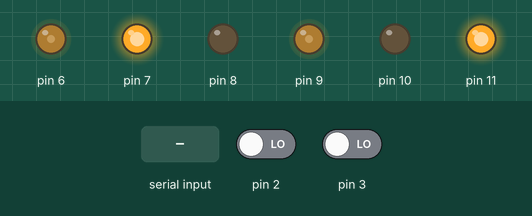
The program below on a simulated Arduino Nano, built with avr-gcc and run on an emulated ATmega328P. Shown: output pins drawn as LEDs (lit = HIGH). Inputs (shaded band) come from the test bench; at power-on: pin 2 LOW, pin 3 LOW. Storage starts empty.

Above: at 1.2 s.
1.3 s: "1" received over Serial
At 1.51 s:
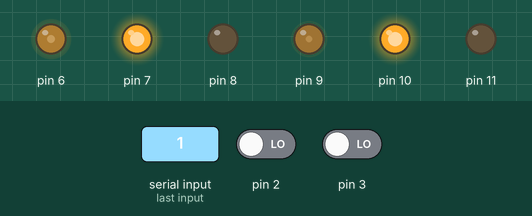
At 3.4 s:
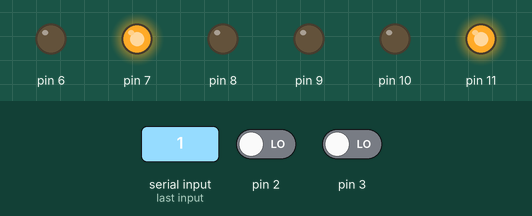
Timing chart, 0 to 4.9 s (numbered marks = the images above; inputs shaded):
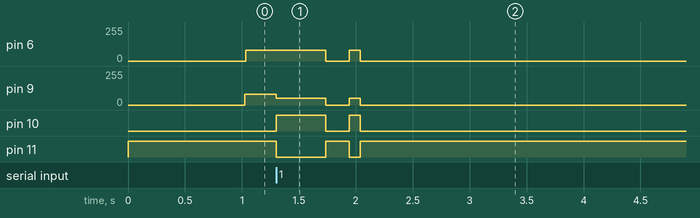

The program:

main.cpp
```cpp
#include "car.hpp"
#include "structures.hpp"

const double baseSpeed = 0.6;

range speedRange {20, 120};
//{0.97,0,18.7,0}
//for 120 : PIDparameters kValues {1.45,0.0005,20,0.01}; //1.45,0.00001,17,0.3

PIDparameters angleKvalues {1.45,0.0005,20,0.01};

//PIDparameters kValues {4,0,35,0};

PIDparameters speedKvalues {0,0,0,0.1};

motorPins leftMotorPins {3, 6, 8, 7};
motorPins rightMotorPins {2, 9, 10, 11};

carDimesions dimensions {12.2, 14.3, 2.0, 60.0};

car theCar(baseSpeed, speedRange, leftMotorPins, rightMotorPins, dimensions, angleKvalues, speedKvalues);

void pulseLeft() {
    theCar.getLeftEncoder().updateCount();
    theCar.updateLeftRPM();
}
void pulseRight() {
    theCar.getRightEncoder().updateCount();
    theCar.updateRightRPM();
}

void setup() {
    Serial.begin(115200);
    attachInterrupt(digitalPinToInterrupt(leftMotorPins.encoderPin), pulseLeft, RISING);
    attachInterrupt(digitalPinToInterrupt(rightMotorPins.encoderPin), pulseRight, RISING);
}

void loop() {
    if (!theCar.stopp()) {
        theCar.run();
    }
}

// pio device monitor --port /dev/cu.usbserial-10 --baud 115200
```

PID.hpp
```cpp
#ifndef BILPROSJEKT_PID_HPP
#define BILPROSJEKT_PID_HPP


class PID {
public:
    double P;
    double I;
    double D;

    double kp;
    double ki;
    double kd;
    double windup;

    double lastIntegral;
    double lastError;
    bool integrate;


    PID(const double _kp, const double _ki, const double _kd, const double _windup);
    double regulate(double dt, double target, double current);
    void activateI();

};
#endif //BILPROSJEKT_PID_HPP
```

car.hpp
```cpp
#ifndef BILPROSJEKT_CAR_HPP
#define BILPROSJEKT_CAR_HPP

#include "Arduino.h"
#include "trackMemory.hpp"
#include "motor.hpp"
#include "structures.hpp"
#include "encoder.hpp"
#include "PID.hpp"
#include "stateMachine.hpp"
#include "odometry.hpp"
#include "printer.hpp"
#include "math.h"

class car {
private:
    motor leftMotor;
    motor rightMotor;
    odometry odometryModel;
    printer dataPrinter;
    PID anglePID;
    PID speedPID;

    double lastTime;
    double dt;
    double currentTime;
    bool started;
    double startTime;
    int startTimer;
    bool stop = false;

    int8_t reading;
    int8_t lastReading;
    double sensorOffset;
    uint8_t lCnt;
    uint8_t rCnt;
    bool lineDetected = false;

    double leftPulseTime;
    double leftLastPulseTime;
    double rightPulseTime;
    double travelPrPulse;
    double leftTravel;
    double rightTravel;
    double rightLastPulseTime;
    bool leftUpdated;
    bool rightUpdated;
    double pulseTimeThreshold;
    double timeSinceLeftUpdate;
    double timeSinceRightUpdate;

    double lastPrintTime;
    int printTimer;

    int timer90deg;
    int waitTimer90deg;
    double leftWaitStartTime;
    double rightWaitStartTime;
    double startTime90deg;
    double cntStartTime;
    bool ignore;
    bool nineTR;
    bool nineTL;


    double baseSpd;
    double regulatedSpd;
    double PIDtimer;
    double correction;
    double baseCorrection;
    bool integrating;
    double leftMotorSpeed;
    double rightMotorSpeed;

    double angleToLine;
    double lastAngleDir;
    double directionAngle;
    point carToLine;
    point carPosition;
    vektor carPositionVector;
    point carDirection;
    vektor carDirectionVector;
    point linePosition;
    vektor linePositionvector;
    point carReferancePoint;
    point lineDir;
    vektor refLength;
    vektor refVector;
    point lastLineDir;

    double curveAngle;
    double lastCurveAngle;
    double curveThreshold;
    double vektorAB[2];
    double vektorAP[2];
    double curveError;


    static const int line_pos_size = 6;
    double linePositions[line_pos_size][2] = {{0,0},{0,0},{0,0},{0,0},{0,0},{0,0}};
    int currentIndex;
    int counts;
    double slope;
    int cntTimer;
    bool bufferIsFull;
    double bufferTimer;
    double bufferStartTime;


    bool printerIsFull = false;

    void readSensors();
    void updateTime();
    void calculateTravel();
    void checkEncoderUpdates();
    void updatePosition();
    void setMotorSpeeds();
    void calculateAngle();
    void updateLinePositions(point newPosition);
    void lineRegression();
    void curveAlgorithm();
    static double mimimillis();
    void geogebraPrint();

public:
    car(double baseSpeed, range& speedRange, motorPins& leftMotorPins, motorPins& rightMotorPins, carDimesions& dimensions, PIDparameters& angleKalues, PIDparameters& speedKalues);
    void run();
    void speedTest();
    void counter();
    encoder &getLeftEncoder();
    encoder &getRightEncoder();
    void travel1Left();
    void travel1Right();
    bool stopp() const;
    void updateLeftRPM();
    void updateRightRPM();
    bool checkCurve();
};

#endif //BILPROSJEKT_CAR_HPP

// pio device monitor --port /dev/cu.usbserial-10 --baud 9600
```

encoder.hpp
```cpp
#ifndef ENCODER_HPP
#define ENCODER_HPP

#include <Arduino.h>

class encoder {
private:
    unsigned int pin;
    volatile long count;

public:
    encoder(unsigned int pin_);
    void updateCount();
    volatile long getCount() const;
};

#endif // ENCODER_HPP
```

motor.hpp
```cpp
#ifndef BILPROSJEKT_MOTOR_HPP
#define BILPROSJEKT_MOTOR_HPP

#include <Arduino.h>

#include "encoder.hpp"
#include "structures.hpp"

class motor {
private:
    encoder motorEncoder;
    uint8_t PWMpin;
    uint8_t speedSignal;
    uint8_t minSpd;
    uint8_t maxSpd;
    uint8_t dirPin1;
    uint8_t dirPin2;

public:
    motor(motorPins& pins, range& speedRange);
    void setSpeed(double speed);
    double getPulses() const;
    encoder &getEncoder();
    void frwrd();
    void bckwrd();
    void stop();
};

#endif //BILPROSJEKT_MOTOR_HPP
```

odometry.hpp
```cpp
#ifndef BILPROSJEKT_ODOMETRY_HPP
#define BILPROSJEKT_ODOMETRY_HPP

#include "vektor.hpp"
#include "math.h"

class odometry {
private:
    double dWheel;
    double length;

    double dirAngle;

    double dInner;
    double dOuter;
    double r;
    double pathAngle;

    vektor trajectory;
    vektor distanceTraveled;
    vektor lineDistance;

    void calculateAngle();
    void calculateR();
public:
    odometry(const double& carWidth, const double& carLength);
    void calculate(const double& leftWheelTravel, const double& rightWheelTravel);
    void calculateLine(const double sensorOffset);
    vektor& getDistanceTravelled();
    vektor& getTrajectory();
    vektor& getLineDistance();
    double getDirAngle() const;
};

#endif //BILPROSJEKT_ODOMETRY_HPP
```

printer.hpp
```cpp
#ifndef BILPROSJEKT_PRINTER_HPP
#define BILPROSJEKT_PRINTER_HPP

#include "structures.hpp"
#include "Arduino.h"
#include "ArduinoJson.h"
#include "vektor.hpp"
#include "SPI.h"
#include "SD.h"

class printer{
private:
    File carBase;
    File carFront;
    File line;
    File curve;
    JsonDocument doc;
    unsigned long cntBase;
    unsigned long cntFront;
    unsigned long cntLine;
    unsigned long cntCurve;
    unsigned long maxCnt = 200;

    double cpx;
    double cpy;

    bool full;
public:
    printer();
    void writeCarPosition(point& carPosition);
    void writeLinePosition(point& linePosition);
    void writeCarFront(double angle);
    void writeCurveError(double curveError);
    void closeDocuments();
    bool isFull();
};
#endif //BILPROSJEKT_PRINTER_HPP
```

stateMachine.hpp
```cpp
#ifndef BILPROSJEKT_STATEMACHINE_HPP
#define BILPROSJEKT_STATEMACHINE_HPP

#include "Arduino.h"

class stateMachine {
private:
    uint8_t baseSpeed;

    uint8_t leftMotorSpeed;
    uint8_t rightMotorSpeed;

    void adjustMotorSpeed(uint8_t leftAdjustment, uint8_t rightAdjustment);
public:
    stateMachine(uint8_t baseSpeed_);
    void update(uint8_t state);
    void setBaseSpeed(uint8_t baseSpeed_);
    uint8_t getLeftSpeed();
    uint8_t getRightSpeed();
};

#endif //BILPROSJEKT_STATEMACHINE_HPP
```

structures.hpp
```cpp
#ifndef BILPROSJEKT_STRUCTURES_HPP
#define BILPROSJEKT_STRUCTURES_HPP

#include "Arduino.h"

struct carDimesions {
    double length;//Midt mellom hjulene til midten av sensorarray
    double width;//Mellom innsiden av hjulene
    double wheelDiameter;//Diamter...
    double pulsesInRotation;//Finnutda
};

struct range {
    uint8_t min;
    uint8_t max;
};

struct point {
    double x;
    double y;
    unsigned long timeStamp;
};

struct PIDparameters {
    double kP;
    double kI;
    double kD;
    double windup;
};

struct motorPins {
    uint8_t encoderPin;
    uint8_t PMWpin;
    uint8_t dirPin1;
    uint8_t dirPin2;
};

#endif //BILPROSJEKT_STRUCTURES_HPP
```

trackMemory.hpp
```cpp
//#include <vector> TODO: fix vector
#include "structures.hpp"
#include "Arduino.h"

/*class trackMemory {
private:
    std::vector<point> carPath;
    std::vector<point> linePath;

public:
    void storeToCar(point& pathPoint);
    void storeToLine(point& pathPoint);
    void printStoredPoints();
    void reset();
};*/
```

vektor.hpp
```cpp
#ifndef BILPROSJEKT_VEKTOR_HPP
#define BILPROSJEKT_VEKTOR_HPP

#include "structures.hpp"
#include "math.h"

class vektor {
public:
    double x;
    double y;

    vektor(const double initX, const double initY);
    void setValues(const double x_, const double y_);
    double getLength() const;
    double dotProduct(vektor vektor2) const;
    void scale(const double scalar);
    void add(const vektor vektor2);
    vektor rotate(const double angle);
    void transform(const vektor xBasis, const vektor yBasis);
};

#endif //BILPROSJEKT_VEKTOR_HPP
```

PID.cpp
```cpp
#include "PID.hpp"

PID::PID(const double _kp, const double _ki, const double _kd, const double _windup) {
    kp = _kp;
    ki = _ki;
    kd = _kd;
    windup = _windup;
    lastIntegral = 0;
    lastError = 0;
    integrate = false;
    I = 0;
}

double PID::regulate(double dt, double target, double current) {

    double error = target - current;

    P = error * kp;

    D = 0;
    if (dt > 0) {
        D = (error-lastError)/dt * kd;
    }

    if (integrate) {
        I = lastIntegral + error * dt * ki;
        if (windup != 0) {
            if (I > windup) {
                I = windup;
            }
            if (I < -windup) {
                I = -windup;
            }
        }
        if ((I > 0 && error < 0) || (I < 0 && error > 0)) {
            I = 0;
        }
    }

    lastError = error;
    lastIntegral = I;


    return P + I + D;
}

void PID::activateI() {
    integrate = true;
}
```

encoder.cpp
```cpp
#include "encoder.hpp"

encoder::encoder(unsigned int pin_) {
    pin = pin_;
    count = 0;
    pinMode(pin, INPUT);
}

void encoder::updateCount() {
    count++;
}

volatile long encoder::getCount() const {
    return count;
}
```

motor.cpp
```cpp
#include "motor.hpp"

motor::motor(motorPins& pins, range& speedRange) : motorEncoder(pins.encoderPin) {
    PWMpin = pins.PMWpin;
    dirPin1 = pins.dirPin1;
    dirPin2 = pins.dirPin2;

    minSpd = speedRange.min;
    maxSpd = speedRange.max;

    pinMode(PWMpin, OUTPUT);
    pinMode(dirPin1, OUTPUT);
    pinMode(dirPin2, OUTPUT);

    frwrd();
}

void motor::stop() {
    analogWrite(PWMpin, 0);
}

void motor::frwrd() {
    digitalWrite(dirPin1, LOW);
    digitalWrite(dirPin2, HIGH);
}

void motor::bckwrd() {
    digitalWrite(dirPin1, HIGH);
    digitalWrite(dirPin2, LOW);
}

void motor::setSpeed(double speed) {
    speedSignal = int((abs(speed)*(maxSpd-minSpd)+minSpd));

    if (speed < 0) {
        bckwrd();
    } else {
        frwrd();
    }

    if (speedSignal <= 21) {
        speedSignal = 0;
    }

    analogWrite(PWMpin, speedSignal);
}

double motor::getPulses() const {
    return motorEncoder.getCount();
}

encoder& motor::getEncoder() {
    return motorEncoder;
}
```

odometry.cpp
```cpp
#include "odometry.hpp"

odometry::odometry(const double& carWidth, const double& carLength) :
        trajectory(0.0, 1.0), distanceTraveled(0.0, 0.0), lineDistance(0.0,carLength) {
    dWheel = carWidth/2.0;
    length = carLength;

    dirAngle = M_PI_2;
}

void odometry::calculateAngle() {
    pathAngle = (dOuter - dInner)/(2.0*dWheel);
}

void odometry::calculateR() {
    r = ((dInner+dOuter)*dWheel)/(dOuter-dInner);
}

void odometry::calculate(const double& leftWheelTravel, const double& rightWheelTravel) {
    bool turningLeft;

    if (leftWheelTravel < rightWheelTravel) {
        dInner = leftWheelTravel;
        dOuter = rightWheelTravel;
        turningLeft = true;
    } else if (leftWheelTravel > rightWheelTravel) {
        dInner = rightWheelTravel;
        dOuter = leftWheelTravel;
        turningLeft = false;
    } else {
        distanceTraveled.setValues(trajectory.x, trajectory.y);
        distanceTraveled.scale(leftWheelTravel);
        return;
    }

    calculateAngle();
    calculateR();

    if (turningLeft) {
        distanceTraveled.setValues(r*sin(pathAngle),
                                   r*(1.0-cos(pathAngle)));
        distanceTraveled = distanceTraveled.rotate(dirAngle);
        dirAngle += pathAngle;
    } else {
        distanceTraveled.setValues(r*sin(pathAngle),
                                   -r*(1.0-cos(pathAngle)));
        distanceTraveled = distanceTraveled.rotate(dirAngle);
        dirAngle -= pathAngle;
    }
    trajectory.setValues(cos(dirAngle), sin(dirAngle));
}

void odometry::calculateLine(const double sensorOffset) {
    lineDistance.setValues(length,-sensorOffset);
    lineDistance = lineDistance.rotate(dirAngle);
}

vektor& odometry::getDistanceTravelled() {
    return distanceTraveled;
}

vektor& odometry::getTrajectory() {
    return trajectory;
}

vektor& odometry::getLineDistance() {
    return lineDistance;
}

double odometry::getDirAngle() const {
    return dirAngle;
}
```

printer.cpp
```cpp
#include "printer.hpp"

printer::printer() {
    carBase = SD.open("carBase.txt", FILE_WRITE);
    carFront = SD.open("carFront.txt", FILE_WRITE);
    line = SD.open("line.txt", FILE_WRITE);
    curve = SD.open("curveError.txt", FILE_WRITE);

    carBase.println("bilenBak = {");
    carFront.println("bilenFremme = {");
    line.println("linjen = {");
    curve.println("curvyness = {");

    cntBase = 0;
    cntFront = 0;
    cntLine = 0;
    cntCurve = 0;
    full = false;
}

void printer::writeCarPosition(point &carPosition) {
    cpx = carPosition.x;
    cpy = carPosition.y;
    carBase.print("(");
    carBase.print(carPosition.x);
    carBase.print(", ");
    carBase.print(carPosition.y);
    carBase.print(")");
    if (cntBase < maxCnt) {
        carBase.print(", ");
    } else {
        carBase.print("}");
        full = true;
    }

    cntBase++;
}

void printer::writeCarFront(double angle) {
    vektor lengde(12.2,0.0);
    lengde = lengde.rotate(angle);

    carFront.print("(");
    carFront.print(cpx + lengde.x);
    carFront.print(", ");
    carFront.print(cpy + lengde.x);
    carFront.print(")");
    if (cntFront < maxCnt) {
        carFront.print(", ");
    } else {
        carFront.print("}");
        full = true;
    }

    cntFront++;
}

void printer::writeLinePosition(point &linePosition) {
    line.print("(");
    line.print(linePosition.x);
    line.print(", ");
    line.print(linePosition.y);
    line.print(")");
    if (cntLine < maxCnt) {
        line.print(", ");
    } else {
        line.print("}");
        full = true;
    }

    cntLine++;
}

void printer::writeCurveError(double curveError) {
    curve.print("(");
    curve.print(cntCurve+1);
    curve.print(", ");
    curve.print(curveError);
    curve.print(")");
    if (cntCurve < maxCnt) {
        curve.print(", ");
    } else {
        curve.print("}");
        full = true;
    }

    cntCurve++;
}

void printer::closeDocuments() {
    carBase.close();
    carFront.close();
    line.close();
    curve.close();
}

bool printer::isFull() {
    return full;
}
```

stateMachine.cpp
```cpp
#include "stateMachine.hpp"

stateMachine::stateMachine(uint8_t baseSpeed_) {
    baseSpeed = baseSpeed_;
}

void stateMachine::update(uint8_t state) {
    switch (state) {
        //høyre for linja
        case 1:
            adjustMotorSpeed(0, 5);
            break;
        case 2:
            adjustMotorSpeed(0, 10);
            break;
        case 3:
            adjustMotorSpeed(0, 25);
            break;
        case 4:
            adjustMotorSpeed(0, 40);
            break;
        case 5:
            adjustMotorSpeed(0, 55);
            break;
        case 6:
            adjustMotorSpeed(0, 65);
            break;
        case 7:
            adjustMotorSpeed(-5, 80);
            break;

        case 0: //midt på
            adjustMotorSpeed(0, 0);
            break;

            //venstre for linja
        case -1:
            adjustMotorSpeed(5, 0);
            break;
        case -2:
            adjustMotorSpeed(10, 0);
            break;
        case -3:
            adjustMotorSpeed(25, 0);
            break;
        case -4:
            adjustMotorSpeed(40, 0);
            break;
        case -5:
            adjustMotorSpeed(55, 0);
            break;
        case -6:
            adjustMotorSpeed(65, 0);
            break;
        case -7:
            adjustMotorSpeed(80, -5);
            break;

        case 15: //venstre 90 grader
            adjustMotorSpeed(120, -10);
            break;
        case 16: //høyre 90 grader
            adjustMotorSpeed(-10, 120);
            break;
    }
}

void stateMachine::adjustMotorSpeed(uint8_t leftAdjustment, uint8_t rightAdjustment) {
    leftMotorSpeed = baseSpeed - leftAdjustment;
    rightMotorSpeed = baseSpeed - rightAdjustment;
}

void stateMachine::setBaseSpeed(uint8_t baseSpeed_) {
    baseSpeed = baseSpeed_;
}

uint8_t stateMachine::getLeftSpeed() {
    return leftMotorSpeed;
}

uint8_t stateMachine::getRightSpeed() {
    return rightMotorSpeed;
}
```

trackMemory.cpp
```cpp
#include "trackMemory.hpp"


/*void trackMemory::storeToCar(point& pathPoint) {
    carPath.push_back(pathPoint);
}

void trackMemory::storeToLine(point& pathPoint) {
    linePath.push_back(pathPoint);
}

void trackMemory::printStoredPoints() {
    Serial.print("Car: ");
    for (const auto& point : carPath) {
        Serial.print("Time: ");
        Serial.print(point.timeStamp);
        Serial.print(", x: ");
        Serial.print(point.x);
        Serial.print(", y: ");
        Serial.print(point.y);
    }
    Serial.print("Line: ");
    for (const auto& point : linePath) {
        Serial.print("Time: ");
        Serial.print(point.timeStamp);
        Serial.print(", x: ");
        Serial.print(point.x);
        Serial.print(", y: ");
        Serial.print(point.y);
    }
    Serial.println();
}

void trackMemory::reset() {
    carPath.clear();
    linePath.clear();
}*/

// TODO: fix vector
```

Source omitted: car.cpp (10651 bytes), vektor.cpp (1037 bytes)

Measured:
- after the input at 1.3 s, pin 10: LOW → HIGH at once, → LOW 0.43 s later, → HIGH 0.20 s later, → LOW 0.10 s later; pin 11: HIGH → LOW at once, → HIGH 0.43 s later, → LOW 0.20 s later, → HIGH 0.10 s later
